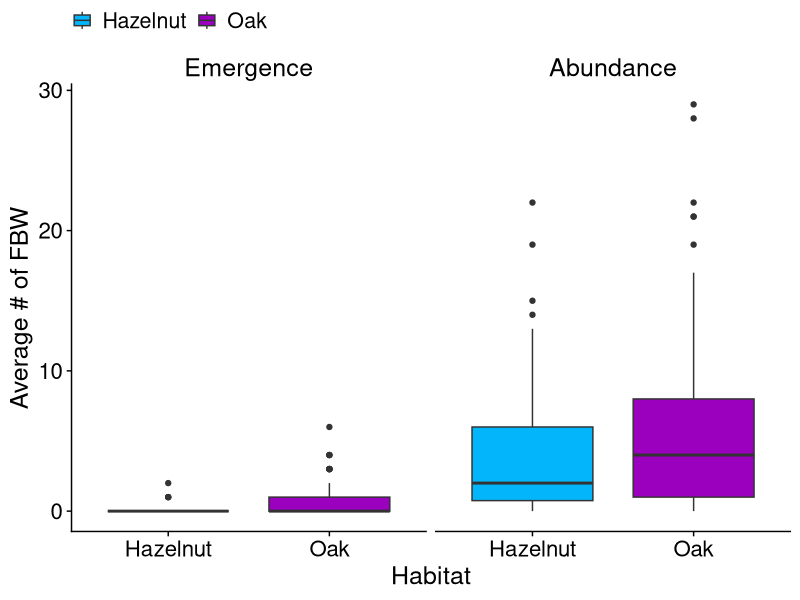
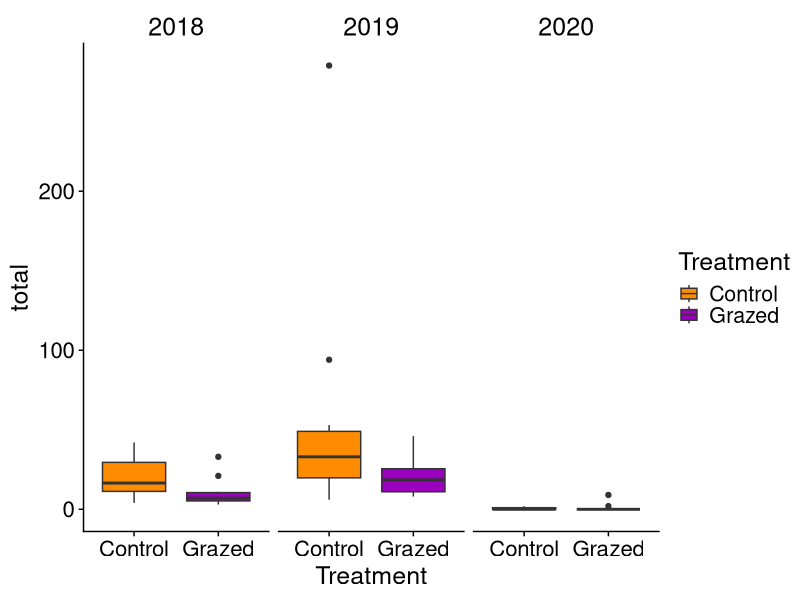
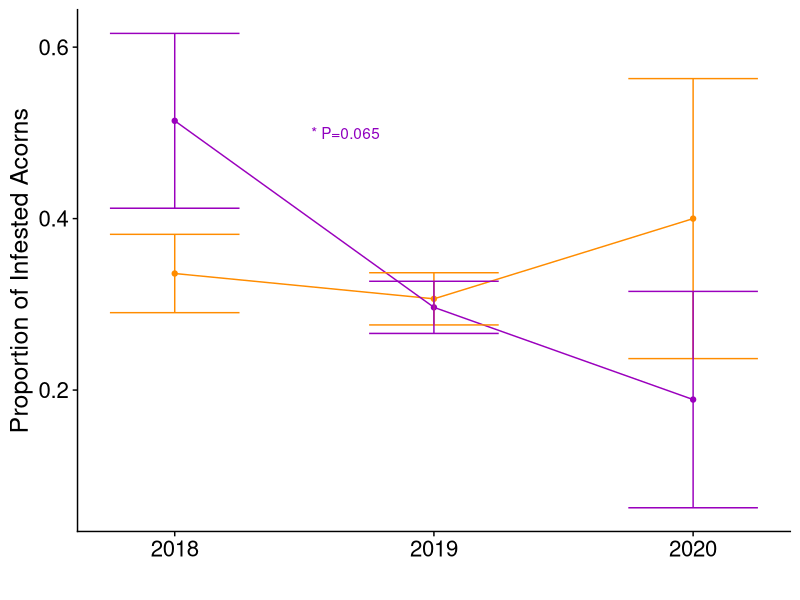
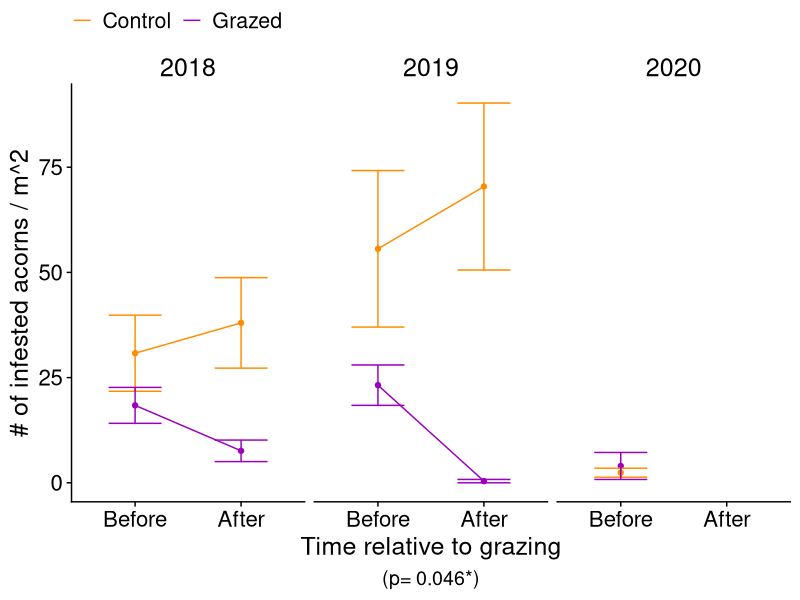
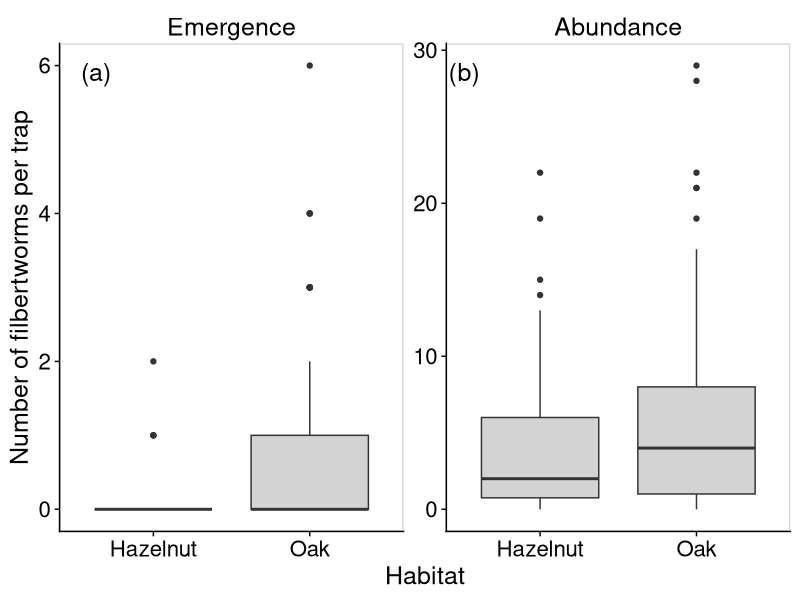
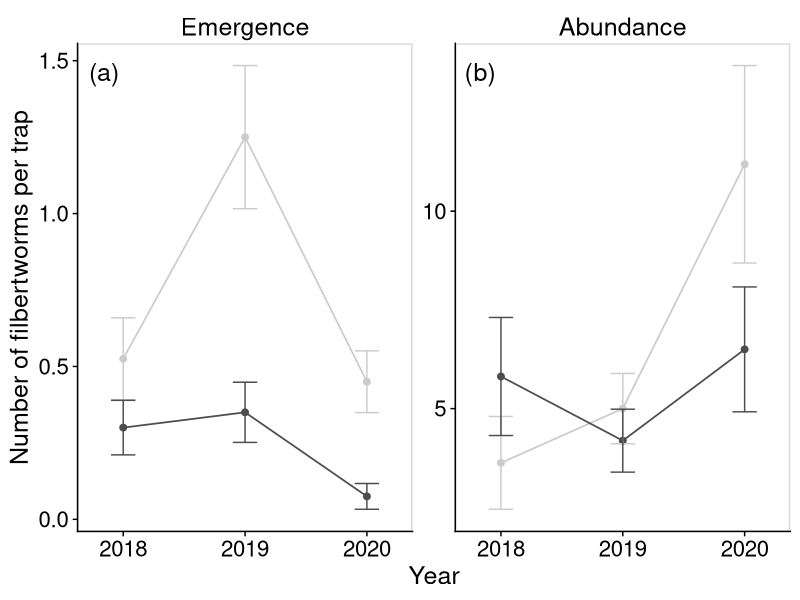

These figures' R source, in order: (Note: this script raises an error after producing the figures.)
##Hogs and Hazelnuts##
##Calvin Penkauskas, Winter 2020##


##General Data Frame##

library(tidyverse)
library(gridExtra)
library(egg)
library(ggpubr)
library(multcomp)
library(cowplot)
library(grid)

# Set a theme
# theme_set(theme_classic())
theme_set(theme_cowplot() + theme(strip.background = element_blank(), 
          text = element_text(size = 18), 
          axis.text = element_text(size = 16),
          strip.text = element_text(size = 18)))




ACORN_DATA <- read_csv("ACORN_DATA.csv")

FBW_DATA <- read_csv("FBW_DATA.csv")


calcSE <- function(x){
  x <- x[!is.na(x)]
  sd(x)/sqrt(length(x))}


##Infested acorn change due to grazing##

infestedbaseline <- ACORN_DATA %>%
  filter(time == "Before") %>%
  mutate( id = paste(oak, plot, sep = "")) %>%
  spread(type, count) %>%
  mutate(total = infested + other) %>%
  mutate(ratio = infested / total) %>%
  group_by(year,Treatment) %>%
  mutate_all(~replace(., is.na(.), 0)) %>%
  mutate(ratio = ifelse(is.finite(ratio), ratio, 100)) %>%
  summarise(meanratio = mean(ratio), se1 = calcSE(ratio))%>%
  ungroup()

infestedtotal <- ACORN_DATA %>%
  mutate( id = paste(oak, plot, sep = "")) %>%
  spread(type, count) %>%
  dplyr::select(-other) %>%
  group_by(year,Treatment, time) %>%
  mutate(infested=infested*4)%>%
  summarise(meaninfested = mean(infested), se1 = calcSE(infested))%>%
  ungroup()
infestedtotal$time <- factor(infestedtotal$time, levels = c("Before", "After"))

infestedratio <- ACORN_DATA %>%
  filter(type == "infested") %>%
  mutate( id = paste(oak, plot, sep = "")) %>%
  spread(time, count) %>%
  mutate(ratio2 = ((100* (After/ Before))-100)) %>%
  group_by(Treatment) %>%
  mutate_all(~replace(., is.na(.), 0)) %>%
  ungroup() %>%
  mutate(ratio2 = ifelse(is.finite(ratio2), ratio2, 100))

Change <- infestedratio %>%
  filter(Treatment == "Grazed")

summary(Change)

infestedbaseline1 <- ACORN_DATA %>%
  filter(time == "Before") %>%
  mutate( id = paste(oak, plot, sep = "")) %>%
  spread(type, count) %>%
  mutate(total = infested + other) %>%
  mutate(ratio = infested / total)%>%
  mutate(alltrt=as.factor(paste(Treatment, year)))

#################### - FIGURE 1 - Hazelnut and Oak Populations ####################

## Averaged across years to show that they are present in oaks and hazelnuts generally, 
## but only emerging in oaks.  This sets up the problem, oak emergence infecting hazelnuts

## currently averaged across all years and tratments to show what ever happened.

baselines<-FBW_DATA
baselines$type <- factor(baselines$type, levels = c("Emergence", "Abundance"))

### Figure 1 ###
f1<-ggplot(baselines, aes(y=count, x=Habitat)) +
  geom_boxplot(aes(fill=Habitat))+
  facet_wrap(~type)+
  labs(y = "Average # of FBW") +
  scale_fill_manual(values=c('#03b6fc','#9a00bd')) +
  theme(legend.position="top", legend.title = element_blank(), plot.caption = element_text(hjust = .5))

plot(f1)

## fig 1 reformatted
f1v2 <- ggplot(baselines, aes(y=count, x=Habitat)) +
  geom_boxplot(fill = "lightgrey")+
  facet_wrap(~type, scale = "free")+
  labs(y = "Number of filbertworms per trap") + panel_border() 


pdf("fig1_baseline-distribution.pdf", width = 8, height = 5)

f1v2

# add panel labels
grid.text(c("(a)", "(b)"),x = c(.12,.58),
          y = c(.88,.88),
          gp=gpar(fontsize=18)) 
dev.off()


##Acorn totals

acorn_total <- ACORN_DATA%>%
  filter(time == "Before") %>%
  mutate( id = paste(oak, plot, sep = "")) %>%
  spread(type, count) %>%
  mutate(total = infested + other) %>%
  mutate(alltrt=as.factor(paste(Treatment, year)))

ggplot(acorn_total, aes(x= Treatment, y = total)) +
  geom_boxplot(aes(fill=Treatment)) +
  facet_wrap(~year)+
  scale_fill_manual(values=c('darkorange','#9a00bd'))


#################### - THREE OPTIONS FOR FIGURE 2 - Effectiveness of Grazing ####################

### FIGURE 2.(v1) Proportion of infested acorns before grazing each year.
# This figure shows how there was initially a higher proportion of infested acorns in the grazed plot than the paired control plot
# but the following year, the pre-grazed infestation rate was lowered to be indistinguishable from the paired control plot
f2v1 <- ggplot(data = infestedbaseline, aes(x = year), show.legend = FALSE) +
  geom_line(aes(y = meanratio, color = Treatment), show.legend = FALSE) +
  geom_point(aes( y = meanratio, color = Treatment), show.legend = FALSE) +
  geom_errorbar(aes(ymin = (meanratio - se1), ymax = (meanratio + se1),
                    color = Treatment), width= 0.5, show.legend = FALSE) +
  labs( x = "",
        y = "Proportion of Infested Acorns",
        colour = "Treatment")+
  scale_color_manual(values=c('darkorange','#9a00bd'))+
  scale_x_continuous(breaks=c(2018, 2019, 2020), limits=c(2017.75, 2020.25) ) +
  theme(legend.position="right", legend.title = element_blank(), plot.caption = element_text(hjust = .5))+
  annotate("text", x=2018.66, y= .5, label="* P=0.065", color='#9000bf') 

plot(f2v1)

### FIGURE 2. (v2) Number of infested acorns before and after grazing each year
# The only change is now we see the infested acorn total, rather than proportion infested
f2v2 <- ggplot(data = infestedtotal, aes(x = time, group=Treatment)) +
  stat_summary(fun.y=sum, aes(y=meaninfested, color=Treatment), geom="line")+
  geom_point(aes( y = meaninfested, color = Treatment), show.legend = FALSE) +
  geom_errorbar(aes(ymin = (meaninfested - se1), ymax = (meaninfested + se1),
                    color = Treatment), width= 0.5, show.legend = FALSE) +
  labs(caption = "(p= 0.046*)",
       x = "Time relative to grazing",
       y = "# of infested acorns / m^2",
       colour = "Treatment")+
  facet_wrap(~year)+
  scale_color_manual(values=c('darkorange','#9a00bd'))+
  theme(legend.position="top", legend.title = element_blank(), plot.caption = element_text(hjust = .5))

plot(f2v2)

### FIGURE 2 (v3)
# This third option shows relative percent change in the number of infested nuts in grazed vs. ungrazed plots, 
#  averaged across 2018 and 2019
#f2v3 <- ggplot(data = infestedratio, aes(x = Treatment)) +
#  geom_boxplot(mapping = aes( y = ratio2, color = Treatment), show.legend = FALSE) +
#  labs(
#    x = "",
#    y = "% Change in infested nuts before and after grazing",
#    colour = "Treatment")+
#  scale_color_manual(values=c('#cb84e3','#9000bf')) +
#  theme(legend.position="top", legend.title = element_blank(), plot.caption = element_text(hjust = .5))+
#  annotate("text", x=1.5, y= 200, label="p=1.04x10^-5") 

############
##F2 Stats##
############

infested_ratio.aov <- aov(ratio2 ~ Treatment + year + Treatment:year, data = infestedratio)
summary(infested_ratio.aov)

infested_baseline.aov <- aov(ratio ~ Treatment + year + Treatment:year, data = infestedbaseline1)
abaov<-aov(ratio~alltrt, infestedbaseline1)
summary(glht(abaov, linfct=mcp(alltrt="Tukey")))

summary(infested_baseline.aov)

summary(abaov)

#################### - FIGURE 3 - Grazing effects on Emergence and Abundance (in Oaks)  ####################

oakemergence <- FBW_DATA %>%
  filter(type == "Emergence") %>%
  filter(Habitat == "Oak") %>%
  group_by(year, Treatment) %>%
  summarise(mean1 = mean(count), se3 = calcSE(count)) %>%
  ungroup() 
oakabundance <- filter(FBW_DATA, !is.na(count)) %>%
  filter(type == "Abundance") %>%
  filter(Habitat == "Oak") %>%
  group_by(year, Treatment) %>%
  summarise(mean2 = mean(count), se4 = calcSE(count)) %>%
  ungroup() 

### FIGURE 3.(v1) Proportion of infested acorns before grazing each year.
# This figure shows how there was initially a higher proportion of infested acorns in the grazed plot than the paired control plot
# but the following year, the pre-grazed infestation rate was lowered to be indist



emergeabund <- FBW_DATA %>%
  filter(Habitat == "Oak") %>%
  group_by(year, Treatment, type) %>%
  summarise(mean1 = mean(count), se3 = calcSE(count)) %>%
  ungroup() %>%
  mutate(type = factor(type, levels = c("Emergence", "Abundance")))


fig3v2 <- ggplot(emergeabund, aes(x=year, y = mean1, color = Treatment)) + geom_line(lwd = .6) + geom_point(size = 2)+
  geom_errorbar(aes(ymin = (mean1 - se3), ymax = (mean1 + se3)), width= 0.2) +
  labs( x = "Year",
    y = "Number of filbertworms per trap") +
  facet_wrap(~type, scales = "free") + theme(legend.position = "none") +
  scale_color_manual(values=c('grey80','grey30')) +
  scale_x_continuous(breaks=c(2018, 2019, 2020), limits=c(2017.75, 2020.25)) + panel_border() 

pdf("fig3_treatment-effects.pdf", width = 8, height = 5)

fig3v2

# add panel labels
grid.text(c("(a)", "(b)"),x = c(.13,.6),
          y = c(.88,.88),
          gp=gpar(fontsize=18)) 
dev.off()


# OLD FIGURE CODE
# f3a <- ggplot(data = oakemergence, aes(x = year), show.legend = FALSE) +
#   geom_line(aes(y = mean1,  color = Treatment), show.legend = FALSE) +
#   geom_point(aes( y = mean1, color = Treatment), show.legend = FALSE) +
#   geom_errorbar(aes(ymin = (mean1 - se3), ymax = (mean1 + se3),
#                     color = Treatment), width= 0.2, show.legend = FALSE) +
#   labs( x = "Emergence",
#     y = "Number of filbertworms per trap",
#     colour = "Treatment") +
#   scale_color_manual(values=c('grey80','grey30')) +
#   scale_x_continuous(breaks=c(2018, 2019, 2020), limits=c(2017.75, 2020.25) ) #+
# #  annotate("text", x=2018.3, y= 1.2, label="** P=0.004", color='darkorange') +
# #  annotate("text", x=2018.7, y= .7, label=" ** P<0.001") +
# #  annotate("text", x=2019.7, y= 1.2, label=" ** P<0.001", color='darkorange')
# 
# f3b <- ggplot(data = oakabundance, aes(x = year)) +
#   geom_line(aes(y = mean2,  color = Treatment), show.legend = FALSE) +
#   geom_point(aes( y = mean2, color = Treatment), show.legend = FALSE) +
#   geom_errorbar(aes(ymin = (mean2 - se4), ymax = (mean2 + se4),
#                     color = Treatment, width= 0.2), show.legend = FALSE) +
#   labs(y="",
#        x = "Abundance",
#        colour = "Treatment")+
#   scale_color_manual(values=c('grey80','grey30')) +
#   scale_x_continuous(breaks=c(2018, 2019, 2020), limits=c(2017.75, 2020.25) )
# 
# ## Figure 3 Panel arrange##
# ggarrange(f3a, f3b, common.legend = T)
# 
# oakemergence1 <- FBW_DATA %>%
#   filter(type == "Emergence") %>%
#   filter(Habitat == "Oak") 
# 
# oakabundance1 <- FBW_DATA %>%
#   filter(type == "Abundance") %>%
#   filter(Habitat == "Oak")
# 
# ggplot(data = oakemergence1, aes(x = Treatment)) +
#   geom_boxplot(mapping = aes( y = count, color = Treatment))+
#   facet_wrap(~ year, nrow = 1)




## Figure 3 Stats: 

oak_abundance.aov <- aov(count ~ Treatment + year + Treatment:year, data = oakabundance1)
summary(oak_abundance.aov)

oakabundance1<-oakabundance1%>%
  mutate(alltrt=paste(year, Treatment))%>%
  mutate(alltrt=as.factor(alltrt))

oakabaov<-aov(count~alltrt, oakabundance1)
summary(glht(oakabaov, linfct=mcp(alltrt="Tukey")))

ggplot(oakabundance1, aes(x=alltrt, y=count)) + geom_boxplot()


oakemergence.aov <- aov(count ~ Treatment + year + Treatment:year, data = oakemergence1)
summary(oakemergence.aov)

oakemergence1<-oakemergence1%>%
  mutate(alltrt=paste(year, Treatment))%>%
  mutate(alltrt=as.factor(alltrt))

oakemaov<-aov(count~alltrt, oakemergence1)
summary(glht(oakemaov, linfct=mcp(alltrt="Tukey")))

ggplot(oakabundance1, aes(x=alltrt, y=count)) + geom_boxplot()


## Potentially Appendix material: 
##FBW Abundance in Hazelnuts Before and After Treatment##

#hazelnutabundance <- FBW_DATA %>%
#  filter(type == "Abundance") %>%
#  filter(Habitat == "Hazelnut") %>%
#  group_by(year, Treatment) %>%
#  summarise(mean3 = mean(count), se5 = calcSE(count)) %>%
#  ungroup()

#hazel_abund_Line <- ggplot(hazelnutabundance, aes(x = year, y = mean3)) + 
#  geom_line(aes(y = mean3,  color = Treatment)) +
#  geom_point(aes( y = mean3, color = Treatment), show.legend = FALSE) +
#  geom_errorbar(aes(ymin = (mean3 - se5), ymax = (mean3 + se5),
#  color = Treatment, width= 0.5), show.legend = FALSE) +
#  labs(caption = "(p=0.21)",
#       x = "Abundance",
#       y = "Average # of FBW",
#       colour = "Treatment")+
#  scale_color_manual(values=c('#94d0ff','#0076d1')) +
#  scale_x_continuous(breaks=c(2018, 2019, 2020), limits=c(2017.75, 2020.25) ) +
#  theme(legend.position="top", legend.title = element_blank(), plot.caption = element_text(hjust = .5))

#plot (hazel_abund_Line)

#hazelnutabundance1 <- FBW_DATA %>%
#  filter(type == "Abundance") %>%
#  filter(Habitat == "Hazelnut")

#ggplot(data = hazelnutabundance1, aes(x = Treatment)) +
#  geom_boxplot(mapping = aes( y = count, color = Treatment))+
#  facet_wrap(~ year, nrow = 1)

#hazelnut_abundance.aov <- aov(count ~ Treatment + year + Treatment:year, data = hazelnutabundance1)

#summary(hazelnut_abundance.aov)


### VEGVEG ###

veg<-read_csv("vegcov.csv")%>%
  dplyr::select(1, 3, 4,5, 6, 7 )%>%
  group_by(timing, pig, transect, meter, vegtype)%>%
  summarize(cover=sum(coverest))
veg$timing <- factor(veg$timing, levels=c("B", "A", "2020"))

veg0<-veg%>%
  group_by(pig, timing, vegtype)%>%
  summarize(meancover=mean(cover), secover=calcSE(cover))%>%
  group_by(timing, vegtype)%>%
  mutate(secover=mean(secover))%>%
  spread(pig, meancover, fill=0)%>%
  mutate(diff=P-NP)

veg1<-veg%>%
  group_by(timing, vegtype, pig)%>%
  summarize(meancover=mean(cover), secover=calcSE(cover))%>%
  ungroup()%>%
  mutate(vegtype=ifelse(vegtype=="ground substrate", "bare ground", ifelse(vegtype=="invasive vine", "introduced shrub", vegtype)))%>%
  filter(timing!="A")%>%
  mutate(timing=as.integer(ifelse(timing=="B", 2018, 2020)))



#ggplot(subset(veg, vegtype!="distrubed"&vegtype!="moss"&vegtype!="tree"&vegtype!="wood"), aes(timing, cover)) +
#  geom_boxplot(aes(fill=pig))+
#  stat_summary(aes(timing, cover, group=pig, color=pig), fun.y=median, geom="line")+
#  facet_wrap(~vegtype, scales="free")

ggplot(subset(veg1, vegtype!="distrubed"&vegtype!="moss"&vegtype!="tree"&vegtype!="wood"&timing!="A"&vegtype!="native vine"), aes(timing, meancover)) +
  #geom_boxplot(aes(fill=pig))+
  stat_summary(aes(timing, meancover, group=pig, color=pig), fun.y=median, geom="line", show.legend = FALSE)+
  geom_errorbar(aes(ymin = (meancover-secover), ymax = (meancover+secover),
                    color = pig), width= 0.05, show.legend = FALSE)+facet_wrap(~vegtype)+xlab("Year")+ylab("Percent Cover")+
  scale_x_continuous(breaks=c(2018, 2020), limits=c(2017.75, 2020.25) )+
  scale_color_manual(values=c('darkorange','#9a00bd'))

vegaov<-aov(cover~timing*pig, subset(veg, vegtype!="distrubed"&vegtype!="moss"&vegtype!="tree"&vegtype!="wood"&timing!="A"&vegtype!="native vine"))
summary(glht(vegaov, linfct=mcp(alltrt="Tukey")))

library(nlme)
veglme<-lme(cover~timing*pig, random=~1|meter/transect, subset(veg, vegtype!="distrubed"&vegtype!="moss"&vegtype!="tree"&vegtype!="wood"&timing!="A"&vegtype!="native vine"))
summary(veglme)

vegintshrub<-lme(cover~timing*pig, random=~1|meter/transect, subset(veg, vegtype=="invasive vine"&timing!="A"))
summary(vegintshrub)
## overall difference, but no interaction effect

vegbg<-lme(cover~timing*pig, random=~1|meter/transect, subset(veg, vegtype=="ground substrate"&timing!="A"))
summary(vegbg)
## same

vegherb<-lme(cover~timing*pig, random=~1|meter/transect, subset(veg, vegtype=="herbaceous/litter"&timing!="A"))
summary(vegherb)
##only timing

vegns<-lme(cover~timing*pig, random=~1|meter/transect, subset(veg, vegtype=="native shrub"&timing!="A"))
summary(vegns)
## neither, only timing


#ggplot(subset(veg0, vegtype!="distrubed"&vegtype!="moss"&vegtype!="tree"&vegtype!="wood"), aes(timing, diff)) +
#  #geom_boxplot(aes(fill=pig))+
#  stat_summary(aes(timing, diff, group=vegtype, color=vegtype), fun.y=median, geom="line")+
#  geom_errorbar(aes(ymin = (diff-secover), ymax = (diff+secover),
#                        color = vegtype), width= 0.05, show.legend = FALSE)+ylab("grazing impact on % cover")+
#  geom_hline(yintercept=0)
